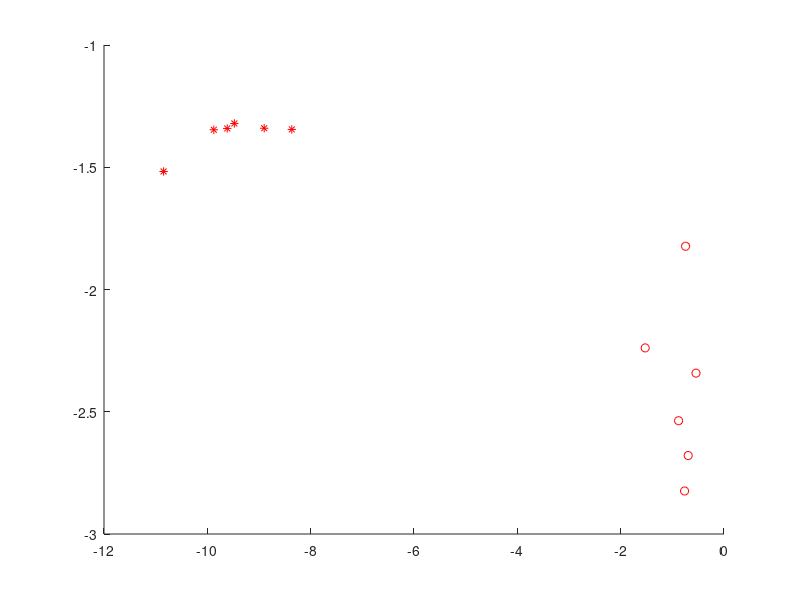

Write MATLAB code to recreate this figure.
clear all
close all
i = 1;
A = [0 25 50 75 100 300]
symMat = {'rx','gx','yx','bx'}


for j = 6:6
    %subplot(1,6,j);
    hold
    while  exist(strcat(num2str(A(j)),'F_', num2str(i), '.dat'), 'file') == 2
        f = load(strcat(num2str(A(j)),'F_', num2str(i), '.dat'))
        symMat(rem(i,4)+1)
        if i<= 4
            if rem(i,4) == 1
                plot(f(:,1),f(:,2),'gx')
            end
            if rem(i,4) == 2
                plot(f(:,1),f(:,2),'rx')
            end
            if rem(i,4) == 3
                plot(f(:,1),f(:,2),'yx')
            end
            if rem(i,4) == 0
                plot(f(:,1),f(:,2),'kx')
            end
        end
        i = i +1;
        
    end
    i = 1;
end

g = load('991F_1.dat')
 plot(g(:,1),g(:,2),'ro')
 g = load('992F_1.dat')
 plot(g(:,1),g(:,2),'r*')

